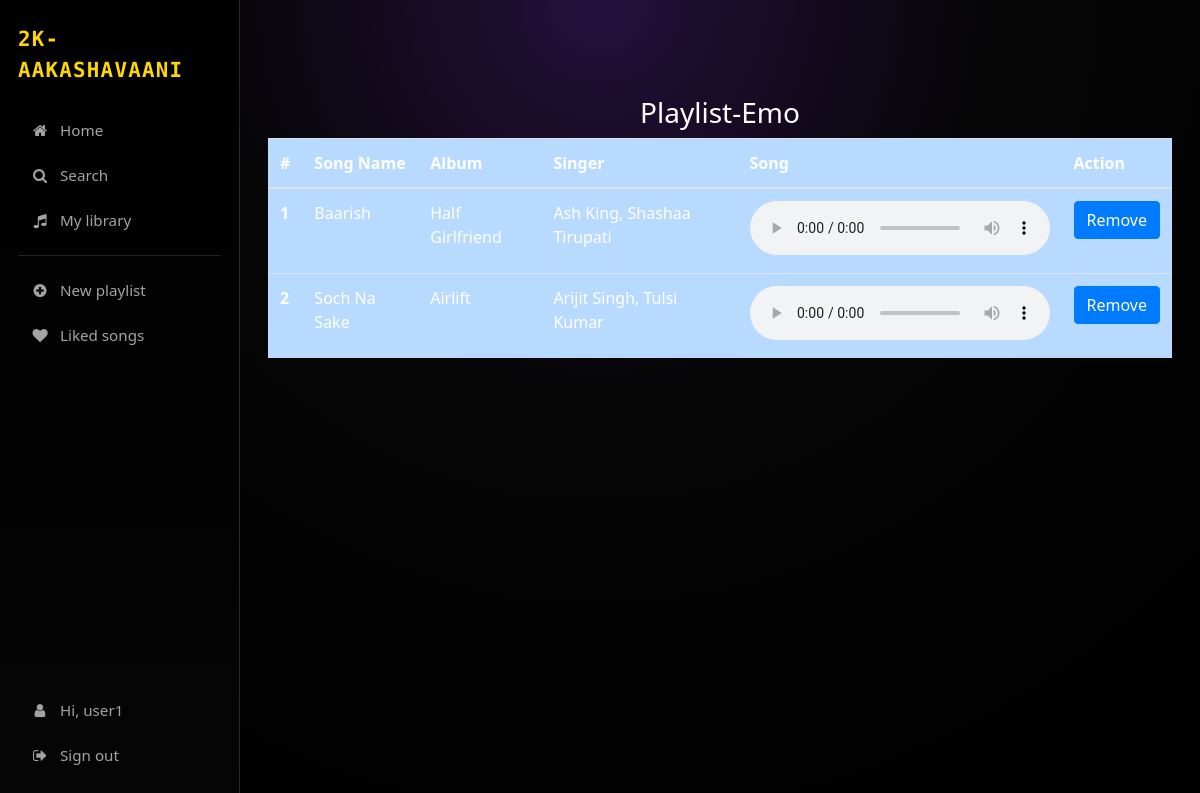
The app's page /playlist/Emo/ (signed in) with its own data.
### musicapp/models.py (models this page shows, shortened)
class Song(models.Model):
    Language_Choice = (
              ('Hindi', 'Hindi'),
              ('English', 'English'),
          )
    name = models.CharField(max_length=200)
    album = models.CharField(max_length=200)
    language = models.CharField(max_length=20,choices=Language_Choice,default='Hindi')
    song_img = models.FileField()
    year = models.IntegerField()
    singer = models.CharField(max_length=200)
    song_file = models.FileField()

### musicapp/views.py (the view)
# urls.py: path('playlist/<str:playlist_name>/', views.playlist_songs, name='playlist_songs'),
def playlist_songs(request, playlist_name):
    songs = Song.objects.filter(playlist__playlist_name=playlist_name, playlist__user=request.user).distinct()
    if request.method == "POST":
        song_id = list(request.POST.keys())[1]
        playlist_song = Playlist.objects.filter(playlist_name=playlist_name, song__id=song_id, user=request.user)
        playlist_song.delete()
        messages.success(request, "Song removed from playlist!")
    context = {'playlist_name': playlist_name, 'songs': songs}
    return render(request, 'musicapp/playlist_songs.html', context=context)

### templates/musicapp/playlist_songs.html (shortened to what this page needs)
{% extends 'base.html' %}
{% load socialaccount %}
{% block body %}
<br>
<br>
<br>
<center>
  <h3>Playlist-{{playlist_name}}</h3>
</center>
<table class="table table-hover table-primary">
  <thead>
    <tr>
      <th scope="col">#</th>
      <th scope="col">Song Name</th>
      <th scope="col">Album</th>
      <th scope="col">Singer</th>
      <th scope="col">Song</th>
      <th scope="col">Action</th>
    </tr>
  </thead>
  <tbody>
    {% if songs %}
    {% for song in songs %}
    <tr>
      <th scope="row">{{forloop.counter}}</th>
      <td><a href="{% url 'detail' song.id %}">{{song.name}}</a></td>
      <td>{{song.album}}</td>
      <td>{{song.singer}}</td>
      <td>
        <audio controls>
          <source src="{{ song.song_file.url }}" type="audio/mpeg">
        </audio>
      </td>
      <td>
        <form method="post">
          <input class="btn btn-primary" type="submit" value="Remove" name={{song.id}}>
        </form>
      </td>
    </tr>
    {% endfor %}
    {% endif %}
  </tbody>
</table>
{% endblock body %}

### templates/base.html (shortened to what this page needs)
{% load static %}
<!doctype html>
<html lang="en">
<head>
    <link rel="stylesheet"
          href="https://maxcdn.bootstrapcdn.com/bootstrap/4.0.0/css/bootstrap.min.css"
>
    <link rel="stylesheet"
          href="https://stackpath.bootstrapcdn.com/font-awesome/4.7.0/css/font-awesome.min.css"
>
    <link href="{% static 'musicapp/css/musicplayer.css' %}" rel="stylesheet">
</head>
<body>
<div class="ak-app-shell">
    <aside class="ak-sidebar">
        <div>
            <div class="ak-brand">
                2k-Aakashavaani
            </div>
            <nav class="ak-nav">
                <a href="{% url 'index' %}" class="ak-nav-item">
                    <span class="icon"><i class="fa fa-home"></i></span>
                    <span>Home</span>
                </a>
                <a href="{% url 'index' %}#search" class="ak-nav-item">
                    <span class="icon"><i class="fa fa-search"></i></span>
                    <span>Search</span>
                </a>
                <a href="{% url 'all_songs' %}" class="ak-nav-item">
                    <span class="icon"><i class="fa fa-music"></i></span>
                    <span>My library</span>
                </a>
                <hr class="ak-nav-separator">
                <a href="{% url 'playlist' %}" class="ak-nav-item">
                    <span class="icon"><i class="fa fa-plus-circle"></i></span>
                    <span>New playlist</span>
                </a>
                <a href="{% url 'favourite' %}" class="ak-nav-item">
                    <span class="icon"><i class="fa fa-heart"></i></span>
                    <span>Liked songs</span>
                </a>
            </nav>
        </div>
        <div class="ak-sidebar-bottom">
            {% if request.user.is_active %}
                <div class="ak-nav-item">
                    <span class="icon"><i class="fa fa-user"></i></span>
                    <span>Hi, {{ request.user.username }}</span>
                </div>
                <a href="{% url 'logout' %}" class="ak-nav-item">
                    <span class="icon"><i class="fa fa-sign-out"></i></span>
                    <span>Sign out</span>
                </a>
            {% endif %}
        </div>
    </aside>
    <main class="ak-main">
        {% block body %}{% endblock body %}
    </main>
</div>
</body>
</html>

### static/musicapp/css/musicplayer.css (style rules this page uses)
:root { --ak-bg: #050505; --ak-bg-soft: #111111; --ak-bg-softer: #181818; --ak-accent: #ffd700; --ak-text: #ffffff; --ak-muted: #a3a3a3; --ak-border: #2a2a2a; }
html, body { height: 100%; }
body { margin: 0; padding: 0 0 110px 0; background: radial-gradient(circle at top, #24113d 0, #050505 40%, #000000 100%); color: var(--ak-text); font-family: system-ui, -apple-system, BlinkMacSystemFont, "Segoe UI", sans-serif; }
a { color: inherit; text-decoration: none; }
.ak-app-shell { display: flex; min-height: 100vh; }
.ak-sidebar { width: 240px; background: linear-gradient(180deg, #000000 0%, #050505 100%); padding: 24px 18px; display: flex; flex-direction: column; justify-content: space-between; border-right: 1px solid var(--ak-border); }
.ak-brand { font-family: 'Source Code Pro', monospace; font-size: 1.3rem; font-weight: 700; letter-spacing: 0.06em; text-transform: uppercase; color: var(--ak-accent); margin-bottom: 24px; }
.ak-nav { display: flex; flex-direction: column; gap: 4px; }
.ak-nav-item { display: flex; align-items: center; gap: 10px; padding: 9px 12px; border-radius: 999px; font-size: 0.95rem; color: var(--ak-muted); cursor: pointer; transition: background 0.2s ease, color 0.2s ease, transform 0.2s ease; }
.ak-nav-item span.icon { width: 20px; text-align: center; }
.ak-nav-separator { border-color: #222222; margin: 10px 0; }
.ak-sidebar-bottom { display: flex; flex-direction: column; gap: 4px; font-size: 0.85rem; }
.ak-main { flex: 1; padding: 24px 28px; overflow-y: auto; }
.table { color: var(--ak-text); border-color: var(--ak-border); }

### records on screen
Song: name "Baarish", album "Half Girlfriend", singer "Ash King, Shashaa Tirupati"
Song: name "Soch Na Sake", album "Airlift", singer "Arijit Singh, Tulsi Kumar"

### other values on screen
{{ request.user.username }} "user1"
{{ playlist_name }} "Emo"
